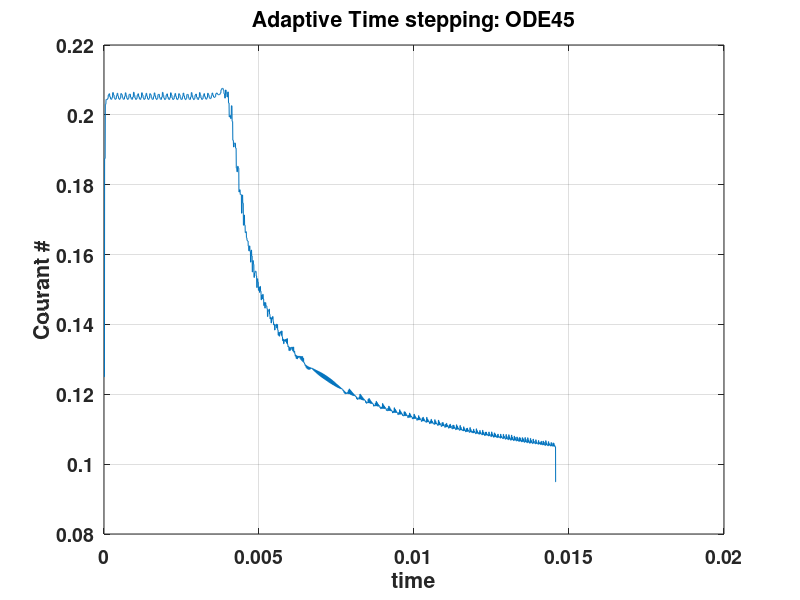
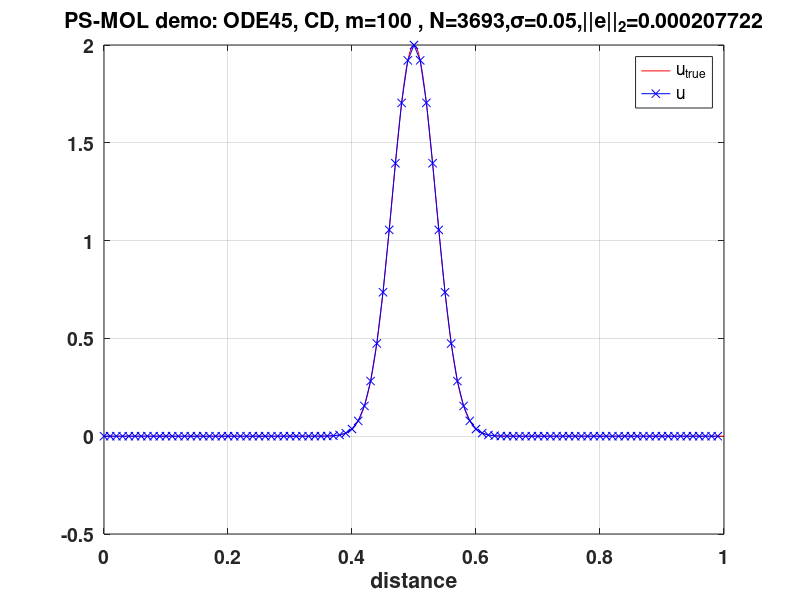

These charts were generated, in order, by the following MATLAB code:

 function PseudoSpectralMOLdemo( varargin )
%PseudoSpectralMOLdemo - uses ode45 to integrate wave equations by MOL
%
% PseudoSpectralMOLdemo(m)
%
% solves 1-D wave equation on periodic domain x=[0,1] using ODE45 and
%  sparse matrix representation for RHS -c*D*u
%
% m: number of grid points in domain:  periodicity assumes u(m+1)=u(m)
% if m not passed defaults to 100
% n: number of points in stencil

%set number of grid points
m = 100;
if nargin == 1
    m=varargin{1};
end

% wave speed
c = 343;

% maximum run time (1 period)
n_periods=5.;
tmax = n_periods/c;

% calculate domain
x=linspace(0.,1.,m+1); % m+1 is periodic
x = x(1:end-1); % clip off last point
h = x(2)-x(1) % grid spacing


% initial condition function : gaussian centered at x0
eta = @(x,amp,x0,sigma) amp*exp(-((x-x0)/sigma).^2);
amp = 2.;
sigma = .05;
x0 = .5;
u0 = eta(x,amp,x0,sigma);

% u0 = u0 .* [1:m];

% RHS function
func = @(t,u) -c*psD(u,h);

% set options and run ODE45
options=odeset('RelTol',1.e-4,'AbsTol',1.e-6 ,'InitialStep',.5*h/c);
tic;
[ t, u] = ode45(func,[0 tmax],u0,options);
time = toc;


dt=diff(t);
courant = c*dt/h;
disp(sprintf('Courant #: mean=%g, min=%g, max=%g',mean(courant),min(courant),max(courant)));

% plot out;
prettyplot(t,u,x,eta,amp,x0,sigma,courant);

 
% Calculate error

xmax = 1.;
x0_end = mod(x0+c*t(end),xmax);
u_true = eta(x,amp,x0_end,sigma);
abs_err = h*norm(u(end,:)-u_true,2);
rel_err = abs_err/h/norm(u_true,2);

fprintf('Elapsed Time =%f s, N=%d points, n=%d steps, abs_err=%g, rel_err=%g\n',time,length(x),length(t),abs_err,rel_err);

end
%Utility Functions

% PseudoSpectral 1st derivative operatory
function [Df] = psD(f,h)
% psD - given an array f, with grid-spacing h, calculate the first deriviatve Df using fast-fourier transforms
%  psD(f,h)
%
%  f: regular spaced array

  N=length(f);

  % calculate 1/N times the Nyquist frequency
  kn=2.*pi/N/h;

  % calculate i*k for frequency ordering of fft
  % ( positive wave numbers, then negative wave numbers)

  ik=1i*kn*[0:N/2 -(N/2)+1:-1]';  % calculate ik

  % pseudo-spectral first derivative
  Df=real(ifft(ik.*fft(f)));
end


function prettyplot(t,u,x,eta,amp,x0,sigma,courant)
% prettyplot -  function to make pretty plot of ODE45 output

% plot out courant # (time steps)
figure;
plot(t(2:end),courant);
grid
set(gca,'FontWeight','bold','FontSize',14)
xlabel('time')
ylabel('Courant #')
title('Adaptive Time stepping: ODE45')

% plot out solution and initial condition
xfine = linspace(0,1,301);
ufine = eta(xfine,amp,x0,sigma);
figure;
plot(xfine,ufine,'r');
hold on;
plot(x,u(end,:),'bx-');
grid;
set(gca,'FontWeight','bold','FontSize',14)
legend('u_{true}','u');
xlabel('distance');

% calculate 2-norm of error norm
h=x(2)-x(1);
utrue=eta(x,amp,x0,sigma);
abs_err = h*norm(u(end,:) - utrue,2);
rel_err = abs_err/h/norm(utrue,2);
title(sprintf('PS-MOL demo: ODE45, CD, m=%d , N=%d,\\sigma=%g,||e||_2=%g',length(x),length(t),sigma,rel_err));




end